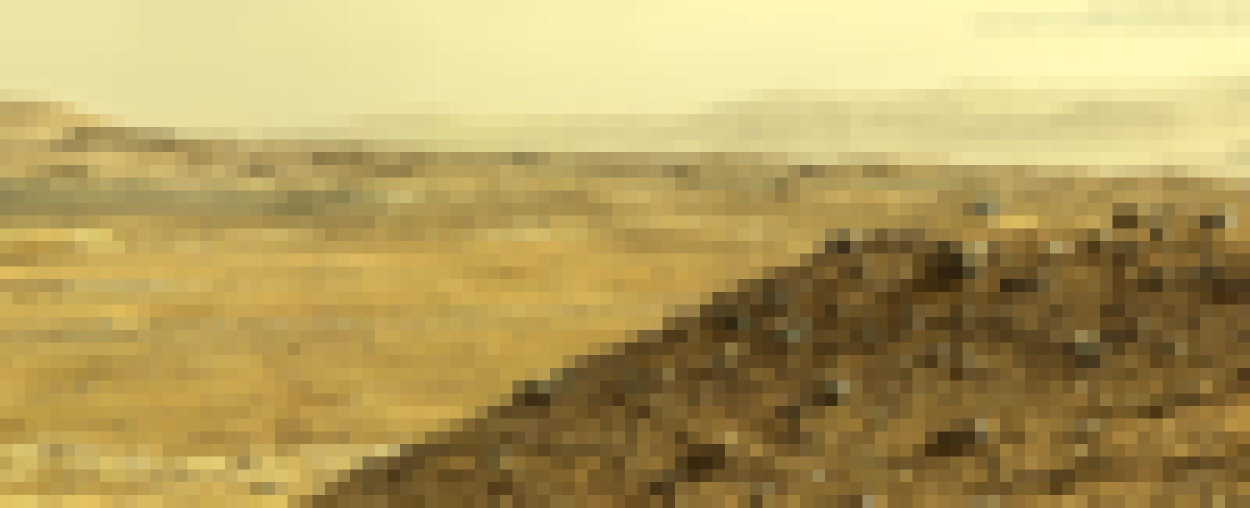
#> input picture pics/pixel8d.jpg, 2500 x 1015 px (shown at 1/2 size)
$ python reduire.py pics/pixel8d.jpg out.png 5
#> lines starting #> are read from the running program, lines starting #| are printed output that depends on the picture
from PIL import Image
import argparse


def resize_image(input_path, output_path, factor):
    """
    Redimensionne une image d'entrée en divisant sa largeur et sa hauteur par le facteur donné.

    Args:
        input_path (str): Chemin vers le fichier image à redimensionner.
        output_path (str): Chemin pour enregistrer l'image redimensionnée.
        factor (int): Le facteur de réduction de la taille (doit être > 0).
    """
#> called with input_path = 'pics/pixel8d.jpg', output_path = 'out.png', factor = 5

    try:
        img = Image.open(input_path)
#> img is the input picture: PIL image 2500x1015 RGB; mean R, G, B 180.4, 158.9, 96.5

        new_width = img.width // factor
#> new_width = 500
        new_height = img.height // factor
#> new_height = 203

        img = img.resize((new_width, new_height))
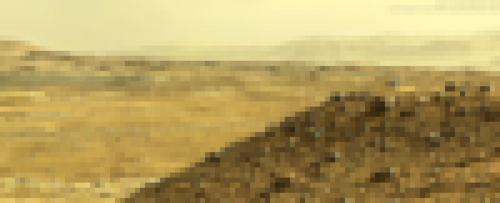
#> img: PIL image 500x203 RGB; mean R, G, B 180.5, 158.9, 96.5
        img.save(output_path, optimize=True)
        print(f"Image redimensionnée et enregistrée à : {output_path}")

    except FileNotFoundError:
        print(f"FICHIER INTROUVABLE: '{input_path}'")
    except ZeroDivisionError:
        print("Erreur: Le facteur ne peut pas être zéro.")
    except Exception as e:
        print(f"UNE ERREUR S'EST PRODUITE: {e}")


if __name__ == "__main__":
    parser = argparse.ArgumentParser(
        description="Réduit la taille de votre image d'entrée par FACTOR fois."
    )

    parser.add_argument(
        "input_path",
        type=str,
        help="Le chemin vers l'image que vous voulez modifier (ex: image.png)."
    )
    parser.add_argument(
        "output_path",
        type=str,
        help="Chemin de sortie pour l'image redimensionnée."
    )
    parser.add_argument(
        "factor",
        type=int,
        help="Le facteur par lequel diviser la largeur et la hauteur (doit être un entier positif)."
    )

    args = parser.parse_args()

    resize_image(args.input_path, args.output_path, args.factor)
